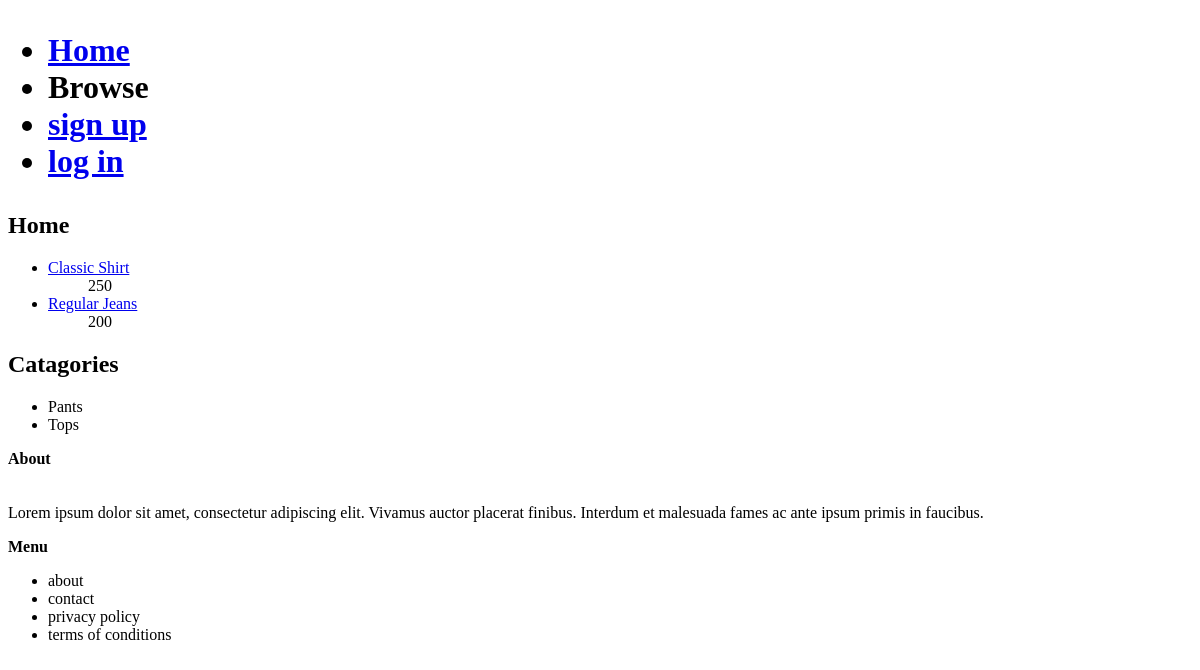
The app's page /, older data.
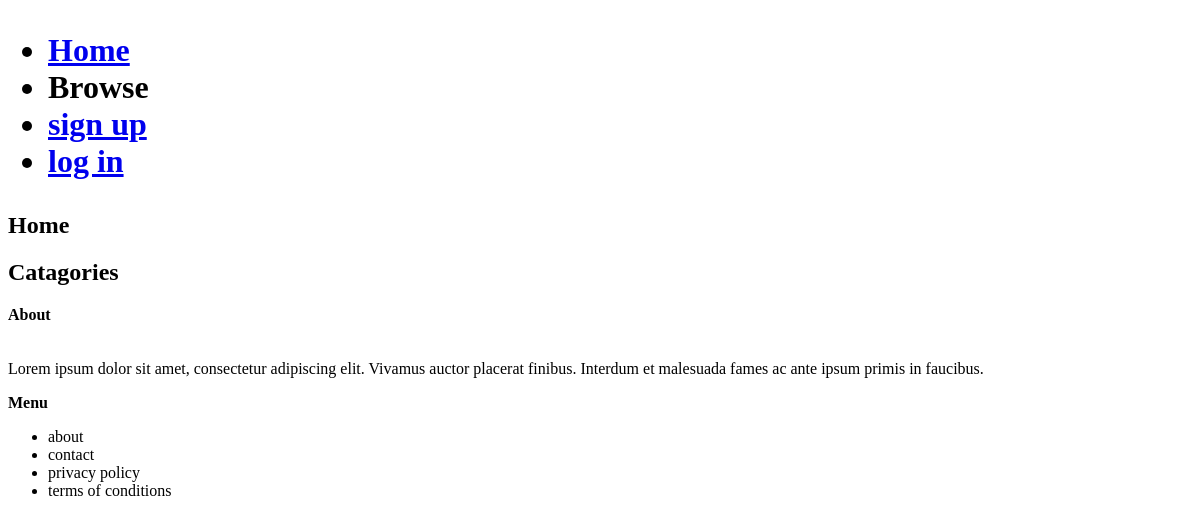
The same page, newer data.
### item/models.py (models this page shows)
class Item(models.Model):
    user = models.ForeignKey(
        User, on_delete=models.CASCADE, blank=False, null=False, default=0
    )
    category = models.ForeignKey(
        Category, on_delete=models.CASCADE, blank=False, null=False
    )
    item_name = models.CharField(max_length=50, blank=False)
    price = models.PositiveIntegerField(blank=True, null=True)
    created_at = models.DateTimeField(auto_now_add=True)
    updated_at = models.DateTimeField(auto_now=True)
    stock = models.PositiveIntegerField(blank=True, null=True)
    sold = models.PositiveIntegerField(blank=True, null=True)
    description = models.CharField(max_length=300, blank=True, null=True)
    def __str__(self):
        return self.item_name

class Category(models.Model):
    category_name = models.CharField(max_length=50, blank=False)
    category = models.ForeignKey(
        "self", on_delete=models.CASCADE, related_name="+", blank=True, null=True
    )
    def __str__(self):
        return self.category_name

### core/views.py (the view)
# urls.py: path("", indexView.as_view(), name="index"),
class indexView(generic.ListView):
    model = Item
    template_name = "core/index.html"
    def get_queryset(self):
        self.catagories = Category.objects.filter(category__isnull=True).order_by(
            "category_name"
        )[:3]
        self.items = Item.objects.all().order_by("created_at")[:2]
        return self
    def get_context_data(self, **kwargs):
        context = super().get_context_data(**kwargs)
        context["items"] = self.items
        context["catagories"] = self.catagories
        return context

### core/templates/core/index.html
{%extends 'core/includes/navBar.html' %} {%block content2%}
<h2>Home</h2>
<div>
    <p>
        {%if items%}
        <ul>
            {% for item in items%}
            <li><a href="{% url 'item' item.id %}">
                {{item}}
            </a>
            <ul>{{item.price}}</ul>
            </li>
            {%endfor%}
        </ul>
        {%endif%}
    </p>
</div>
<h2>Catagories</h2>
<div>
    <p>
        {%if catagories%}
        <ul>
            {% for catagory in catagories%}
            <li>
                {{catagory}}
            </li>
            {%endfor%}
        </ul>
        {%endif%}
    </p>
</div>
<footer>
    <div>
        <p><b>About</b>
        <br />
        <br />
        <br />
        Lorem ipsum dolor sit amet, consectetur adipiscing elit.
        Vivamus auctor placerat finibus.
        Interdum et malesuada fames ac ante ipsum primis in faucibus.
        </p>
    </div>
    <div>
        <p><b>Menu</b></p>
        <ul>
            <li>about</li>
            <li>contact</li>
            <li>privacy policy</li>
            <li>terms of conditions</li>
        </ul>
    </div>
</footer>
{% endblock %}

### core/templates/core/includes/navbar.html
<!DOCTYPE html>
{% extends 'core/includes/base.html' %} {% block content1 %}
<h1>
  <ul>
    <li><a href="{% url 'index' %}">Home</a></li>
    <li>Browse</li>
    {%if request.user.is_superuser %}
      <li><a href="/admin/">Admin View</a></li>
      <li><a href= " {% url 'logout' %}">Logout</a></li>
    {%elif request.user.is_authenticated %}
      <li><a href= " {% url 'logout' %}">Logout</a></li>
      <li><a href= " {% url 'editUser' %}">Edit profile</a></li>
      <li><a href= " {% url 'createItem' %}">New Item</a></li>
    {% else %}
      <li><a href="{% url 'register'%}">sign up</a></li>
      <li><a href="{% url 'login'%}">log in</a></li>
    {% endif %}
  </ul>
</h1>
{% endblock %} {% comment %} {% block %} {% endblock %} {% endcomment %}

### core/templates/core/includes/base.html (shortened to what this page needs)
<!DOCTYPE html>
<html lang="en">
  {%block title%}
  <head>
  </head>
  {%endblock%} {%include 'core/includes/messages.html'%} {%block content1%}
  {%endblock%} {%block content2%} {%endblock%}
</html>

Row changes from the older to the newer data that the page shows:
removed Item: item_name "Classic Shirt", price "250"
removed Item: item_name "Regular Jeans", price "200"
removed Category: category_name "Pants"
removed Category: category_name "Tops"
